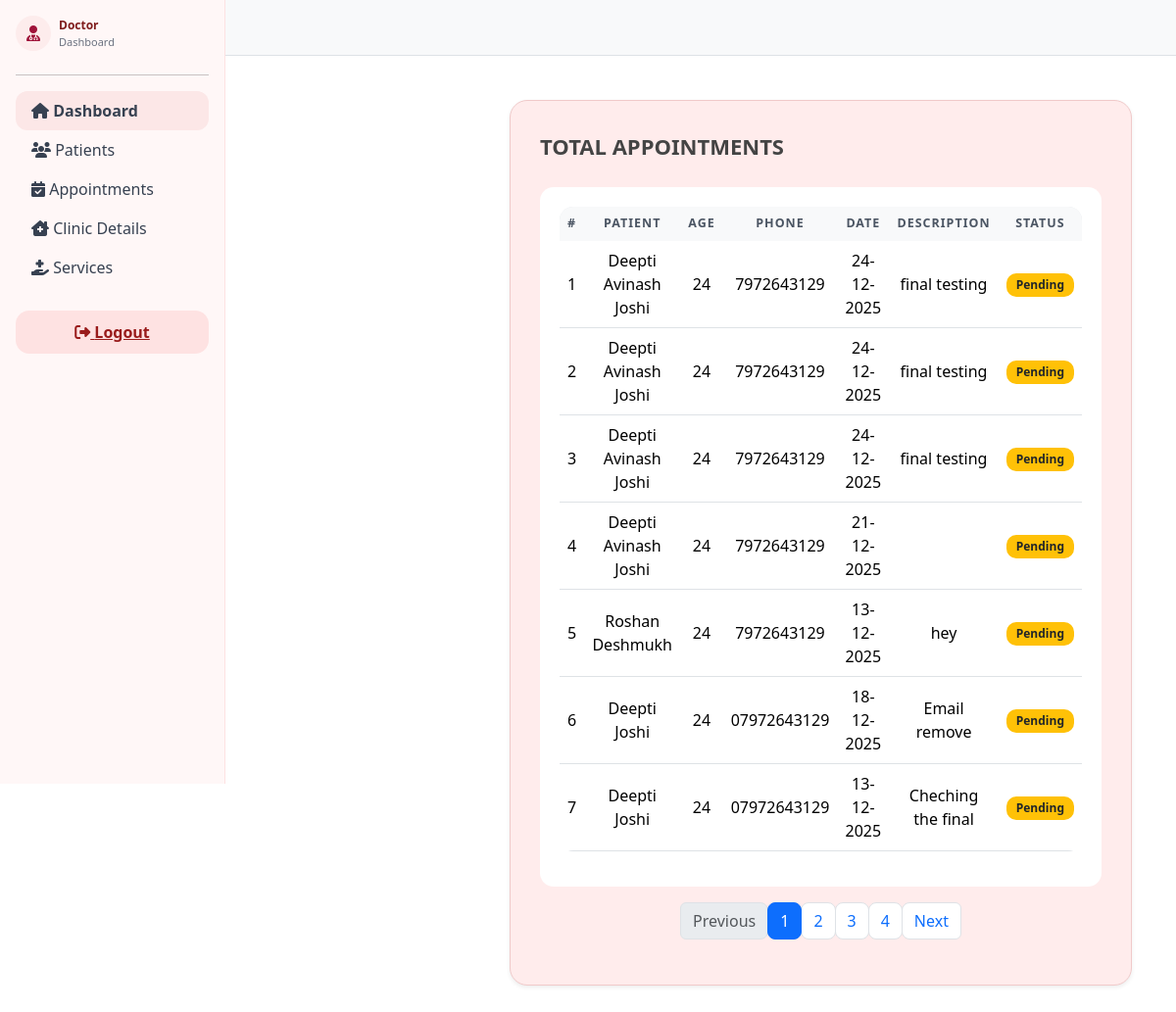
Page /doctor/total-appointments.php (signed in) on the committed database.
### tables this page shows
CREATE TABLE `cms_appointments` (
  `appointment_id` int(9) NOT NULL,
  `patient_id` int(9) NOT NULL,
  `appointment_date` varchar(150) NOT NULL,
  `description` text NOT NULL,
  `status` varchar(150) NOT NULL DEFAULT 'pending',
  `created_by` varchar(150) NOT NULL,
  `create_at` timestamp NOT NULL DEFAULT current_timestamp() ON UPDATE current_timestamp()
);

CREATE TABLE `cms_patients` (
  `patient_id` int(9) NOT NULL,
  `full_name` varchar(150) NOT NULL,
  `age` varchar(150) NOT NULL,
  `phone` varchar(150) NOT NULL,
  `email` varchar(150) NOT NULL,
  `gender` varchar(150) NOT NULL,
  `verification_code` varchar(150) NOT NULL,
  `is_verify` varchar(150) NOT NULL DEFAULT 'unverified',
  `password` varchar(150) NOT NULL,
  `created_at` timestamp NOT NULL DEFAULT current_timestamp() ON UPDATE current_timestamp()
);

### doctor/total-appointments.php (the view, shortened to what this page needs)
<?php
include('includes/header.php');
include('includes/sidebar.php');
$limit = 7;
$page  = isset($_GET['page']) && is_numeric($_GET['page']) ? (int)$_GET['page'] : 1;
$page  = max(1, $page);
$offset = ($page - 1) * $limit;
$countResult = mysqli_query($conn, "SELECT COUNT(*) AS total FROM cms_appointments");
$totalRecords = mysqli_fetch_assoc($countResult)['total'];
$totalPages   = ceil($totalRecords / $limit);
$result = mysqli_query(
    $conn,
    "SELECT
        a.appointment_id,
        a.appointment_date,
        a.description,
        a.status,
        p.full_name,
        p.age,
        p.phone
    FROM cms_appointments a
    INNER JOIN cms_patients p
        ON a.patient_id = p.patient_id
    ORDER BY a.appointment_id DESC
    LIMIT $limit OFFSET $offset"
);
?>
<!doctype html>
<html>
<head>
<link href="https://cdn.jsdelivr.net/npm/bootstrap@5.3.8/dist/css/bootstrap.min.css" rel="stylesheet">
</head>
<body>
<div class="content-wrapper">
    <div class="outer-box shadow-sm">
        <div class="heading-text">
            TOTAL APPOINTMENTS
        </div>
        <div class="table-container">
            <table class="table table-hover text-center align-middle">
                <thead class="table-light">
                    <tr>
                        <th>#</th>
                        <th>Patient</th>
                        <th>Age</th>
                        <th>Phone</th>
                        <th>Date</th>
                        <th>Description</th>
                        <th>Status</th>
                    </tr>
                </thead>
                <tbody>
                <?php
                $i = $offset + 1;
                if ($result && mysqli_num_rows($result) > 0):
                    while ($row = mysqli_fetch_assoc($result)):
                        $status = strtolower($row['status']);
                        if($status === 'verified'){
                            $label = '<span class="badge bg-success">Approved</span>';
                        }
                        elseif($status === 'reject'){
                            $label = '<span class="badge bg-danger">Rejected</span>';
                        }
                        else{
                            $label = '<span class="badge bg-warning text-dark">Pending</span>';
                        }
                ?>
                    <tr>
                        <td><?= $i++; ?></td>
                        <td><?= htmlspecialchars($row['full_name']); ?></td>
                        <td><?= htmlspecialchars($row['age']); ?></td>
                        <td><?= htmlspecialchars($row['phone']); ?></td>
                        <td><?= date('d-m-Y', strtotime($row['appointment_date'])); ?></td>
                        <td><?= nl2br(htmlspecialchars($row['description'] ?? '—')); ?></td>
                        <td><?= $label; ?></td>
                    </tr>
                <?php endwhile; endif; ?>
                </tbody>
            </table>
        </div>
        <?php if($totalPages > 1): ?>
        <div class="mt-3">
            <nav>
                <ul class="pagination justify-content-center">
                    <li class="page-item <?= ($page <= 1 ? 'disabled' : '') ?>">
                        <a class="page-link" href="?page=<?= $page - 1 ?>">Previous</a>
                    </li>
                    <?php for ($p = 1; $p <= $totalPages; $p++): ?>
                        <li class="page-item <?= ($p == $page ? 'active' : '') ?>">
                            <a class="page-link" href="?page=<?= $p ?>"><?= $p ?></a>
                        </li>
                    <?php endfor; ?>
                    <li class="page-item <?= ($page >= $totalPages ? 'disabled' : '') ?>">
                        <a class="page-link" href="?page=<?= $page + 1 ?>">Next</a>
                    </li>
                </ul>
            </nav>
        </div>
        <?php endif; ?>
    </div>
</div>
</body>
</html>

### doctor/assets/css/style.css (style rules this page uses)
body { font-family: 'Smooch Sans', system-ui, -apple-system, BlinkMacSystemFont, sans-serif; }
body { background: #f3f4f6; font-family: "Poppins", system-ui, -apple-system, BlinkMacSystemFont, "Segoe UI", sans-serif; color: #111827; }
.table { border-radius: 14px; overflow: hidden; background: #ffffff; }
.table thead { background: #e5e7eb; }
.table thead th { font-size: 0.78rem; text-transform: uppercase; letter-spacing: 0.08em; color: #4b5563; border-bottom: none; }
.table tbody tr { transition: background-color 0.15s ease; }
.badge { border-radius: 999px; padding: 4px 10px; font-weight: 500; }

### doctor/total-appointments.php (style rules this page uses)
.content-wrapper { margin-left:245px; padding:25px; }
.outer-box { background:#FFECEC; border-radius:18px; padding:30px; border:1px solid #f0caca; }
.heading-text { font-size:22px; font-weight:600; color:#444; margin-bottom:25px; }
.table-container { background:white; border-radius:14px; padding:20px; }
.badge { font-size:12px; padding:6px 10px; border-radius:10px; }
.pagination .page-link { border-radius:8px; }

### rows in the picture
cms_appointments: patient.full_name "Deepti Avinash Joshi", patient.age "24", patient.phone "7972643129", appointment_date "24-12-2025", description "final testing", status "Pending"
cms_appointments: patient.full_name "Deepti Avinash Joshi", patient.age "24", patient.phone "7972643129", appointment_date "24-12-2025", description "final testing", status "Pending"
cms_appointments: patient.full_name "Deepti Avinash Joshi", patient.age "24", patient.phone "7972643129", appointment_date "24-12-2025", description "final testing", status "Pending"
cms_appointments: patient.full_name "Deepti Avinash Joshi", patient.age "24", patient.phone "7972643129", appointment_date "21-12-2025", status "Pending"
cms_appointments: patient.full_name "Roshan Deshmukh", patient.age "24", patient.phone "7972643129", appointment_date "13-12-2025", description "hey", status "Pending"
cms_appointments: patient.full_name "Deepti Joshi", patient.age "24", patient.phone "07972643129", appointment_date "18-12-2025", description "Email remove", status "Pending"
cms_appointments: patient.full_name "Deepti Joshi", patient.age "24", patient.phone "07972643129", appointment_date "13-12-2025", description "Cheching the final", status "Pending"
